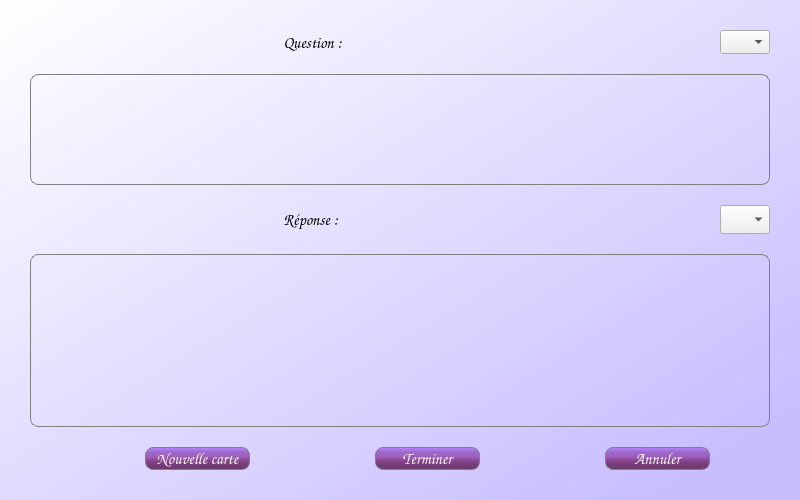
<?xml version="1.0" encoding="UTF-8"?>
<ui version="4.0">
 <class>createQACardDialog</class>
 <widget class="QDialog" name="createQACardDialog">
  <property name="geometry">
   <rect>
    <x>0</x>
    <y>0</y>
    <width>800</width>
    <height>500</height>
   </rect>
  </property>
  <property name="font">
   <font>
    <family>Comic Sans MS</family>
    <pointsize>12</pointsize>
   </font>
  </property>
  <property name="windowTitle">
   <string>Créer une carte</string>
  </property>
  <property name="windowIcon">
   <iconset>
    <normaloff>images/createButton.png</normaloff>images/createButton.png</iconset>
  </property>
  <property name="styleSheet">
   <string notr="true">QDialog{
background-color :qlineargradient(spread:pad, x1:0, y1:0, x2:1, y2:1, stop:0 rgba(255, 255, 255, 255), stop:0.905028 rgba(200, 190, 255, 255));} 
</string>
  </property>
  <layout class="QGridLayout" name="gridLayout">
   <property name="leftMargin">
    <number>30</number>
   </property>
   <property name="topMargin">
    <number>30</number>
   </property>
   <property name="rightMargin">
    <number>30</number>
   </property>
   <property name="bottomMargin">
    <number>30</number>
   </property>
   <property name="horizontalSpacing">
    <number>10</number>
   </property>
   <property name="verticalSpacing">
    <number>20</number>
   </property>
   <item row="1" column="0" rowspan="3" colspan="7">
    <widget class="QTextEdit" name="questionInput">
     <property name="maximumSize">
      <size>
       <width>16777215</width>
       <height>140</height>
      </size>
     </property>
     <property name="font">
      <font>
       <family>Comic Sans MS</family>
       <pointsize>10</pointsize>
      </font>
     </property>
     <property name="styleSheet">
      <string notr="true">QTextEdit{
background-color:rgba(255, 255, 255, 0);
border: 1px solid gray; 
border-radius: 8px; 
padding: 0 8px; 
selection-background-color: darkgray; }</string>
     </property>
    </widget>
   </item>
   <item row="5" column="0" rowspan="2" colspan="7">
    <widget class="QTextEdit" name="answerInput">
     <property name="font">
      <font>
       <family>Comic Sans MS</family>
       <pointsize>10</pointsize>
      </font>
     </property>
     <property name="styleSheet">
      <string notr="true">QTextEdit{
background-color:rgba(255, 255, 255, 0);
border: 1px solid gray; 
border-radius: 8px; 
padding: 0 8px; 
selection-background-color: darkgray; }</string>
     </property>
    </widget>
   </item>
   <item row="7" column="5">
    <widget class="QPushButton" name="cancelButton">
     <property name="font">
      <font>
       <family>Comic Sans MS</family>
       <pointsize>12</pointsize>
      </font>
     </property>
     <property name="styleSheet">
      <string notr="true">QPushButton{
background-color:qlineargradient(spread:pad, x1:0, y1:0, x2:0, y2:1, stop:0 rgba(185, 132, 255, 255), stop:0.212435 rgba(156, 105, 204, 255), stop:0.41573 rgba(157, 95, 184, 255), stop:0.623596 rgba(134, 67, 136, 255), stop:0.766839 rgba(118, 59, 125, 255), stop:1 rgba(104, 61, 99, 255));
color:white;
border: 1px solid gray; 
border-radius: 8px; 
padding: 0 8px; 
selection-background-color: darkgray; }

QPushButton:pressed{
background-color:qlineargradient(spread:pad, x1:0, y1:0, x2:0, y2:1, stop:0 rgba(104, 74, 143, 255), stop:0.212435 rgba(99, 67, 130, 255), stop:0.41573 rgba(97, 58, 114, 255), stop:0.621762 rgba(90, 47, 91, 255), stop:0.766839 rgba(87, 43, 92, 255), stop:1 rgba(68, 40, 65, 255));
}</string>
     </property>
     <property name="text">
      <string>Annuler</string>
     </property>
    </widget>
   </item>
   <item row="7" column="3">
    <widget class="QPushButton" name="confirmButton">
     <property name="font">
      <font>
       <family>Comic Sans MS</family>
       <pointsize>12</pointsize>
      </font>
     </property>
     <property name="styleSheet">
      <string notr="true">QPushButton{
background-color:qlineargradient(spread:pad, x1:0, y1:0, x2:0, y2:1, stop:0 rgba(185, 132, 255, 255), stop:0.212435 rgba(156, 105, 204, 255), stop:0.41573 rgba(157, 95, 184, 255), stop:0.623596 rgba(134, 67, 136, 255), stop:0.766839 rgba(118, 59, 125, 255), stop:1 rgba(104, 61, 99, 255));
color:white;
border: 1px solid gray; 
border-radius: 8px; 
padding: 0 8px; 
selection-background-color: darkgray; }

QPushButton:pressed{
background-color:qlineargradient(spread:pad, x1:0, y1:0, x2:0, y2:1, stop:0 rgba(104, 74, 143, 255), stop:0.212435 rgba(99, 67, 130, 255), stop:0.41573 rgba(97, 58, 114, 255), stop:0.621762 rgba(90, 47, 91, 255), stop:0.766839 rgba(87, 43, 92, 255), stop:1 rgba(68, 40, 65, 255));
}</string>
     </property>
     <property name="text">
      <string>Terminer</string>
     </property>
    </widget>
   </item>
   <item row="7" column="1">
    <widget class="QPushButton" name="newCardButton">
     <property name="font">
      <font>
       <family>Comic Sans MS</family>
       <pointsize>12</pointsize>
      </font>
     </property>
     <property name="styleSheet">
      <string notr="true">QPushButton{
background-color:qlineargradient(spread:pad, x1:0, y1:0, x2:0, y2:1, stop:0 rgba(185, 132, 255, 255), stop:0.212435 rgba(156, 105, 204, 255), stop:0.41573 rgba(157, 95, 184, 255), stop:0.623596 rgba(134, 67, 136, 255), stop:0.766839 rgba(118, 59, 125, 255), stop:1 rgba(104, 61, 99, 255));
color:white;
border: 1px solid gray; 
border-radius: 8px; 
padding: 0 8px; 
selection-background-color: darkgray; }

QPushButton:pressed{
background-color:qlineargradient(spread:pad, x1:0, y1:0, x2:0, y2:1, stop:0 rgba(104, 74, 143, 255), stop:0.212435 rgba(99, 67, 130, 255), stop:0.41573 rgba(97, 58, 114, 255), stop:0.621762 rgba(90, 47, 91, 255), stop:0.766839 rgba(87, 43, 92, 255), stop:1 rgba(68, 40, 65, 255));
}</string>
     </property>
     <property name="text">
      <string>Nouvelle carte</string>
     </property>
    </widget>
   </item>
   <item row="0" column="2">
    <widget class="QLabel" name="labelQuestion">
     <property name="font">
      <font>
       <family>Comic Sans MS</family>
       <pointsize>12</pointsize>
      </font>
     </property>
     <property name="text">
      <string>Question :</string>
     </property>
     <property name="alignment">
      <set>Qt::AlignCenter</set>
     </property>
    </widget>
   </item>
   <item row="4" column="2">
    <widget class="QLabel" name="labelAnswer">
     <property name="font">
      <font>
       <family>Comic Sans MS</family>
       <pointsize>12</pointsize>
      </font>
     </property>
     <property name="text">
      <string>Réponse : </string>
     </property>
     <property name="alignment">
      <set>Qt::AlignCenter</set>
     </property>
    </widget>
   </item>
   <item row="0" column="6">
    <widget class="QComboBox" name="formatMenuQ">
     <property name="sizePolicy">
      <sizepolicy hsizetype="Maximum" vsizetype="Fixed">
       <horstretch>0</horstretch>
       <verstretch>0</verstretch>
      </sizepolicy>
     </property>
     <property name="maximumSize">
      <size>
       <width>50</width>
       <height>16777215</height>
      </size>
     </property>
     <property name="font">
      <font>
       <pointsize>8</pointsize>
      </font>
     </property>
     <property name="layoutDirection">
      <enum>Qt::LeftToRight</enum>
     </property>
     <property name="sizeAdjustPolicy">
      <enum>QComboBox::AdjustToMinimumContentsLengthWithIcon</enum>
     </property>
     <item>
      <property name="text">
       <string/>
      </property>
     </item>
     <item>
      <property name="text">
       <string/>
      </property>
      <property name="icon">
       <iconset>
        <normaloff>images/bold.png</normaloff>images/bold.png</iconset>
      </property>
     </item>
     <item>
      <property name="text">
       <string/>
      </property>
      <property name="icon">
       <iconset>
        <normaloff>images/underline.png</normaloff>images/underline.png</iconset>
      </property>
     </item>
     <item>
      <property name="text">
       <string/>
      </property>
      <property name="icon">
       <iconset>
        <normaloff>images/italic.png</normaloff>images/italic.png</iconset>
      </property>
     </item>
     <item>
      <property name="text">
       <string/>
      </property>
      <property name="icon">
       <iconset>
        <normaloff>images/strikeOut.png</normaloff>images/strikeOut.png</iconset>
      </property>
     </item>
     <item>
      <property name="text">
       <string/>
      </property>
      <property name="icon">
       <iconset>
        <normaloff>images/highlight.png</normaloff>images/highlight.png</iconset>
      </property>
     </item>
     <item>
      <property name="text">
       <string/>
      </property>
      <property name="icon">
       <iconset>
        <normaloff>images/redSquare.png</normaloff>images/redSquare.png</iconset>
      </property>
     </item>
     <item>
      <property name="text">
       <string/>
      </property>
      <property name="icon">
       <iconset>
        <normaloff>images/greenSquare.png</normaloff>images/greenSquare.png</iconset>
      </property>
     </item>
     <item>
      <property name="text">
       <string/>
      </property>
      <property name="icon">
       <iconset>
        <normaloff>images/purpleSquare.png</normaloff>images/purpleSquare.png</iconset>
      </property>
     </item>
    </widget>
   </item>
   <item row="4" column="6">
    <widget class="QComboBox" name="formatMenuA">
     <property name="sizePolicy">
      <sizepolicy hsizetype="Maximum" vsizetype="Fixed">
       <horstretch>0</horstretch>
       <verstretch>0</verstretch>
      </sizepolicy>
     </property>
     <property name="minimumSize">
      <size>
       <width>0</width>
       <height>0</height>
      </size>
     </property>
     <property name="maximumSize">
      <size>
       <width>50</width>
       <height>16777215</height>
      </size>
     </property>
     <item>
      <property name="text">
       <string/>
      </property>
     </item>
     <item>
      <property name="text">
       <string/>
      </property>
      <property name="icon">
       <iconset>
        <normaloff>images/bold.png</normaloff>images/bold.png</iconset>
      </property>
     </item>
     <item>
      <property name="text">
       <string/>
      </property>
      <property name="icon">
       <iconset>
        <normaloff>images/underline.png</normaloff>images/underline.png</iconset>
      </property>
     </item>
     <item>
      <property name="text">
       <string/>
      </property>
      <property name="icon">
       <iconset>
        <normaloff>images/italic.png</normaloff>images/italic.png</iconset>
      </property>
     </item>
     <item>
      <property name="text">
       <string/>
      </property>
      <property name="icon">
       <iconset>
        <normaloff>images/strikeOut.png</normaloff>images/strikeOut.png</iconset>
      </property>
     </item>
     <item>
      <property name="text">
       <string/>
      </property>
      <property name="icon">
       <iconset>
        <normaloff>images/highlight.png</normaloff>images/highlight.png</iconset>
      </property>
     </item>
     <item>
      <property name="text">
       <string/>
      </property>
      <property name="icon">
       <iconset>
        <normaloff>images/redSquare.png</normaloff>images/redSquare.png</iconset>
      </property>
     </item>
     <item>
      <property name="text">
       <string/>
      </property>
      <property name="icon">
       <iconset>
        <normaloff>images/greenSquare.png</normaloff>images/greenSquare.png</iconset>
      </property>
     </item>
     <item>
      <property name="text">
       <string/>
      </property>
      <property name="icon">
       <iconset>
        <normaloff>images/purpleSquare.png</normaloff>images/purpleSquare.png</iconset>
      </property>
     </item>
    </widget>
   </item>
  </layout>
 </widget>
 <resources/>
 <connections/>
</ui>
